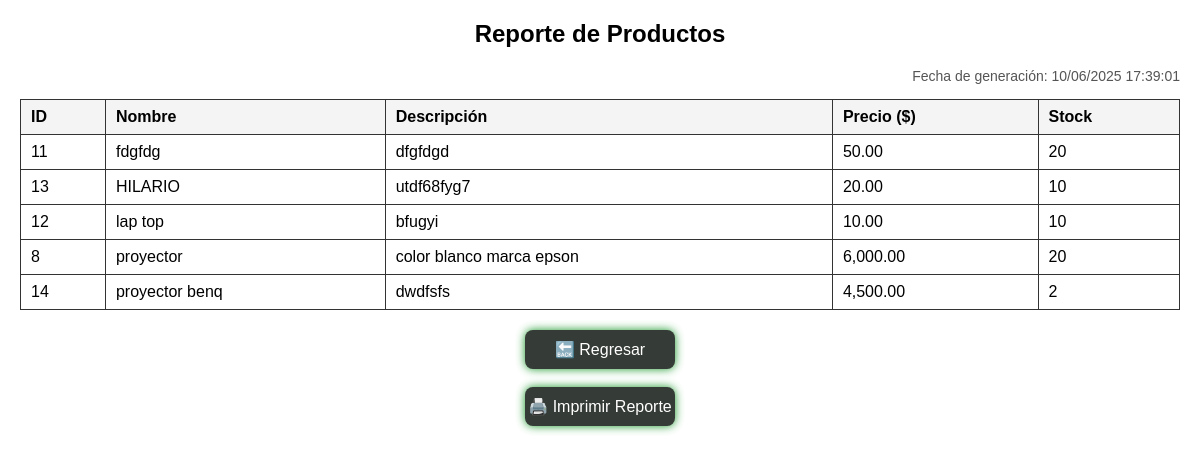
/reporte/reporte_productos.php, run on the app's committed database.
### tables this page shows
CREATE TABLE `productos` (
  `id` int(11) NOT NULL,
  `nombre` varchar(100) NOT NULL,
  `descripcion` text DEFAULT NULL,
  `precio` decimal(10,2) NOT NULL,
  `stock` int(11) NOT NULL,
  `fecha_registro` datetime DEFAULT current_timestamp()
);

### reporte/reporte_productos.php (the view, shortened to what this page needs)
<?php
include '../includes/conexion.php';
$sql = "SELECT id, nombre, descripcion, precio, stock FROM productos ORDER BY nombre ASC";
$resultado = mysqli_query($conexion, $sql);
$fechaHora = date('d/m/Y H:i:s');
?>
<!DOCTYPE html>
<html lang="es">
<head>
</head>
<body>
<h2>Reporte de Productos</h2>
<div class="fecha">Fecha de generación: <?= $fechaHora ?></div>
<table>
    <thead>
        <tr>
            <th>ID</th>
            <th>Nombre</th>
            <th>Descripción</th>
            <th>Precio ($)</th>
            <th>Stock</th>
        </tr>
    </thead>
    <tbody>
        <?php while ($producto = mysqli_fetch_assoc($resultado)): ?>
            <tr>
                <td><?= htmlspecialchars($producto['id']) ?></td>
                <td><?= htmlspecialchars($producto['nombre']) ?></td>
                <td><?= htmlspecialchars($producto['descripcion']) ?></td>
                <td><?= number_format($producto['precio'], 2) ?></td>
                <td><?= htmlspecialchars($producto['stock']) ?></td>
            </tr>
        <?php endwhile; ?>
    </tbody>
</table>
<div class="acciones-no-imprimir">
    <a href="reportes.php" class="btn-regresar">🔙 Regresar</a>
    <br>
    <button class="btn-imprimir" onclick="window.print()">🖨️ Imprimir Reporte</button>
</div>
</body>
</html>

### reporte/reporte_productos.php (style rules this page uses)
body { font-family: Arial, sans-serif; margin: 20px; }
h2 { text-align: center; }
.fecha { text-align: right; margin-bottom: 15px; font-size: 14px; color: #555; }
table { width: 100%; border-collapse: collapse; margin-bottom: 20px; }
th, td { border: 1px solid #333; padding: 8px 10px; text-align: left; }
th { background-color: #f4f4f4; }
.btn-imprimir { display: block; width: 150px; margin: 0 auto; padding: 10px 0; background-color: rgb(53, 59, 54); color: white; border: none; border-radius: 8px; font-size: 16px; cursor: pointer; box-shadow: 0 0 10px rgb(22, 150, 39); transition: background-color 0.3s ease; text-align: center; text-decoration: none; }
.btn-regresar { display: block; width: 150px; margin: 0 auto; padding: 10px 0; background-color:rgb(53, 59, 54); color: white; border: none; border-radius: 8px; font-size: 16px; cursor: pointer; box-shadow: 0 0 10px rgb(22, 150, 39); transition: background-color 0.3s ease; text-align: center; text-decoration: none; }

### data on the page
productos: id "11", nombre "fdgfdg", descripcion "dfgfdgd", precio "50.00", stock "20"
productos: id "13", nombre "HILARIO", descripcion "utdf68fyg7", precio "20.00", stock "10"
productos: id "12", nombre "lap top", descripcion "bfugyi", precio "10.00", stock "10"
productos: id "8", nombre "proyector", descripcion "color blanco marca epson", precio "6,000.00", stock "20"
productos: id "14", nombre "proyector benq", descripcion "dwdfsfs", precio "4,500.00", stock "2"
